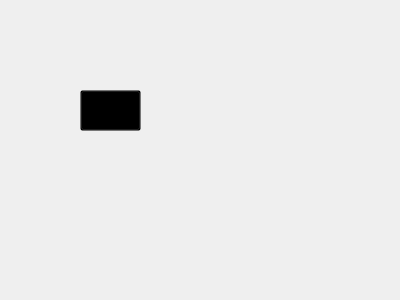
<?xml version="1.0" encoding="UTF-8"?>
<ui version="4.0">
 <class>Form</class>
 <widget class="QWidget" name="Form">
  <property name="geometry">
   <rect>
    <x>0</x>
    <y>0</y>
    <width>400</width>
    <height>300</height>
   </rect>
  </property>
  <property name="windowTitle">
   <string>Form</string>
  </property>
  <widget class="QPushButton" name="pushButton">
   <property name="geometry">
    <rect>
     <x>80</x>
     <y>90</y>
     <width>61</width>
     <height>41</height>
    </rect>
   </property>
   <property name="styleSheet">
    <string notr="true">QPushButton{
	border-image: url(./icon/1.png);
	background:transparent;
	cursor:pointer;
}

QPushButton: hover{
	border-color: rgb(169, 202, 255);
}

</string>
   </property>
   <property name="text">
    <string/>
   </property>
  </widget>
 </widget>
 <resources/>
 <connections/>
</ui>
